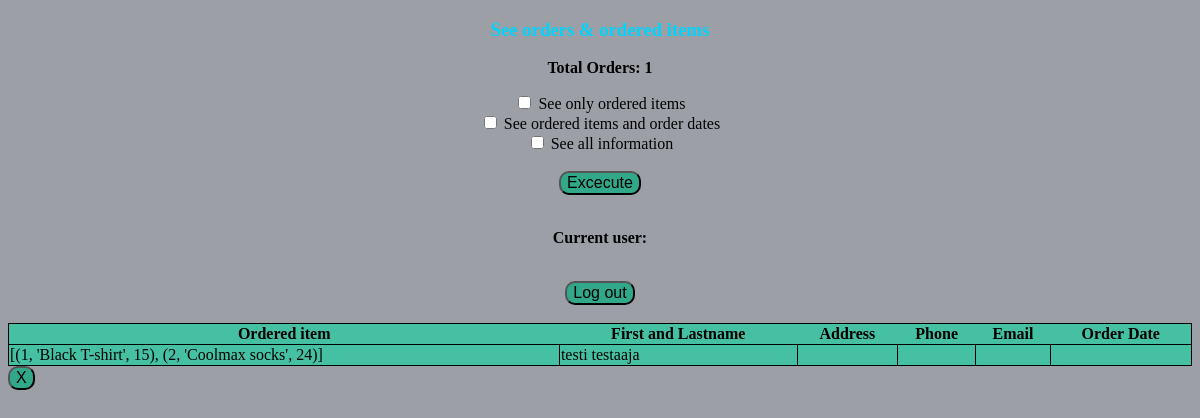
Page /seeorders on the committed database.
### tables this page shows
CREATE TABLE "Orders" (
	"OrderId"	INTEGER,
	"OrderInfo"	TEXT,
	"Name"	TEXT,
	"Address"	TEXT,
	"Phone"	TEXT,
	"Email"	TEXT,
	"OrderDate"	TEXT,
	"Quantity"	INTEGER,
	"OrderPrice"	INTEGER,
	PRIMARY KEY("OrderId")
);

### seeOrders.py (the view)
@seeOrders.route('/seeorders')
def showOrdersNames():
    with sqlite3.connect('Flaskdb.db') as connection:
        connection.row_factory = sqlite3.Row
        cursor = connection.cursor()
        cursor.execute('SELECT OrderInfo,Name FROM Orders')
        cursorMax = connection.cursor()
        cursorMax.execute('SELECT COUNT(OrderId) FROM Orders')
        for order in cursorMax:
            order[0]
        rows = cursor.fetchall()
    return render_template('seeOrders.html',rows = rows,totOrd=order[0])

### templates/seeOrders.html (shortened to what this page needs)
<!DOCTYPE html>
<html>
    <head>
        <link rel="stylesheet" href="{{ url_for('static', filename='css/styles.css') }}">
    </head>
    <body>
        <h3>See orders & ordered items</h3>
        <center>
            <p><b>Total Orders: {{totOrd}}</b></p>
            <form action="/selection" method="POST">
                <input type="checkbox" id="orditems" name="orditems" value="yes">
                <label for="orditem">See only ordered items</label><br>
                <input type="checkbox" id="orddate" name="orddate" value="yes">
                <label for="orditem">See ordered items and order dates</label><br>
                <input type="checkbox" id="all" name="all">
                <label for="all">See all information</label><br>
                <br>
                <button class="Btn" type="submit">Excecute</button>
            </form>
            <br>
            <b><p> Current user: {{loggedUser}}</p></b><br>
            <form action="/logOut" method="post">
       <button class="Btn" type="submit">Log out</button>
    </form>
    </center>
        {% for row in rows %}
        <table style="width:100%">
            <tr>
            <th>Ordered item</th>
            <th>First and Lastname</th>
            <th>Address</th>
            <th>Phone</th>
            <th>Email</th>
            <th>Order Date</th>
            </tr>
            <tr>
            <td>{{row['OrderInfo']}}</td>
            <td>{{row['Name']}}</td>
            <td>{{row['Address']}}</td>
            <td>{{row['Phone']}}</td>
            <td>{{row['Email']}}</td>
            <td>{{row['OrderDate']}}</td>
            <br>
            </tr>
        </table>
        <form action="/delOrder" method="post">
        <button class="Btn" type="submit" onclick="ConfirmDel()">X</button>
    </form>
        {%endfor%}
    </body>
</html>

### static/css/styles.css (style rules this page uses)
h3 { color: #03d3fc; text-align: center; }
body { background-color: #9ca0a6; }
.Btn { background-color: #32a88b; font-size: 16px; border-radius: 10px; }
table,tr,td { border: 1px solid black; border-collapse: collapse; background-color: #46c0a2; }

### rows in the picture
Orders: OrderInfo "[(1, 'Black T-shirt', 15), (2, 'Coolmax socks', 24)]", Name "testi testaaja"

### other values in the picture
{{ totOrd }} "1"
